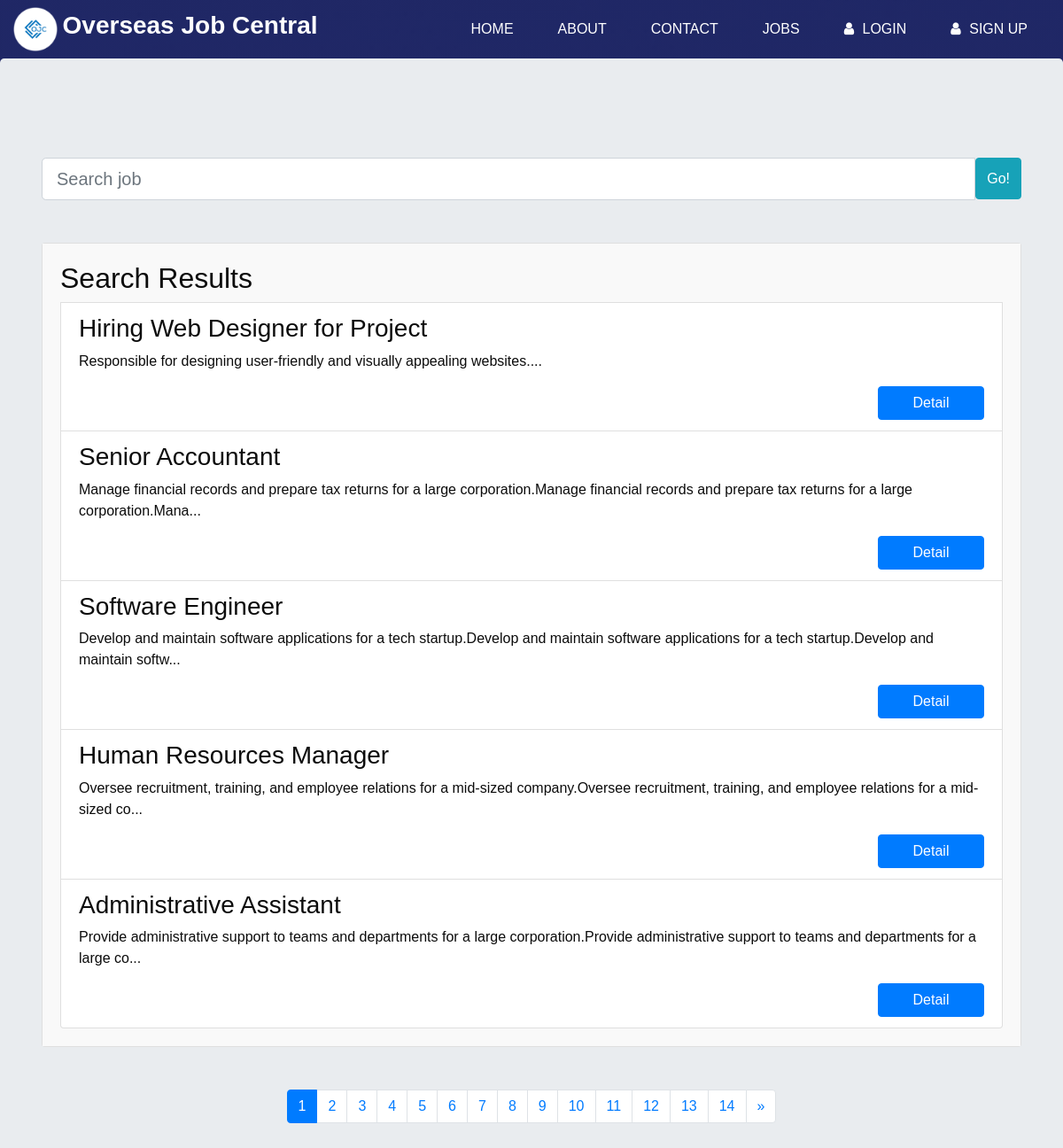
Page /jobs/search.php on the earlier database version.
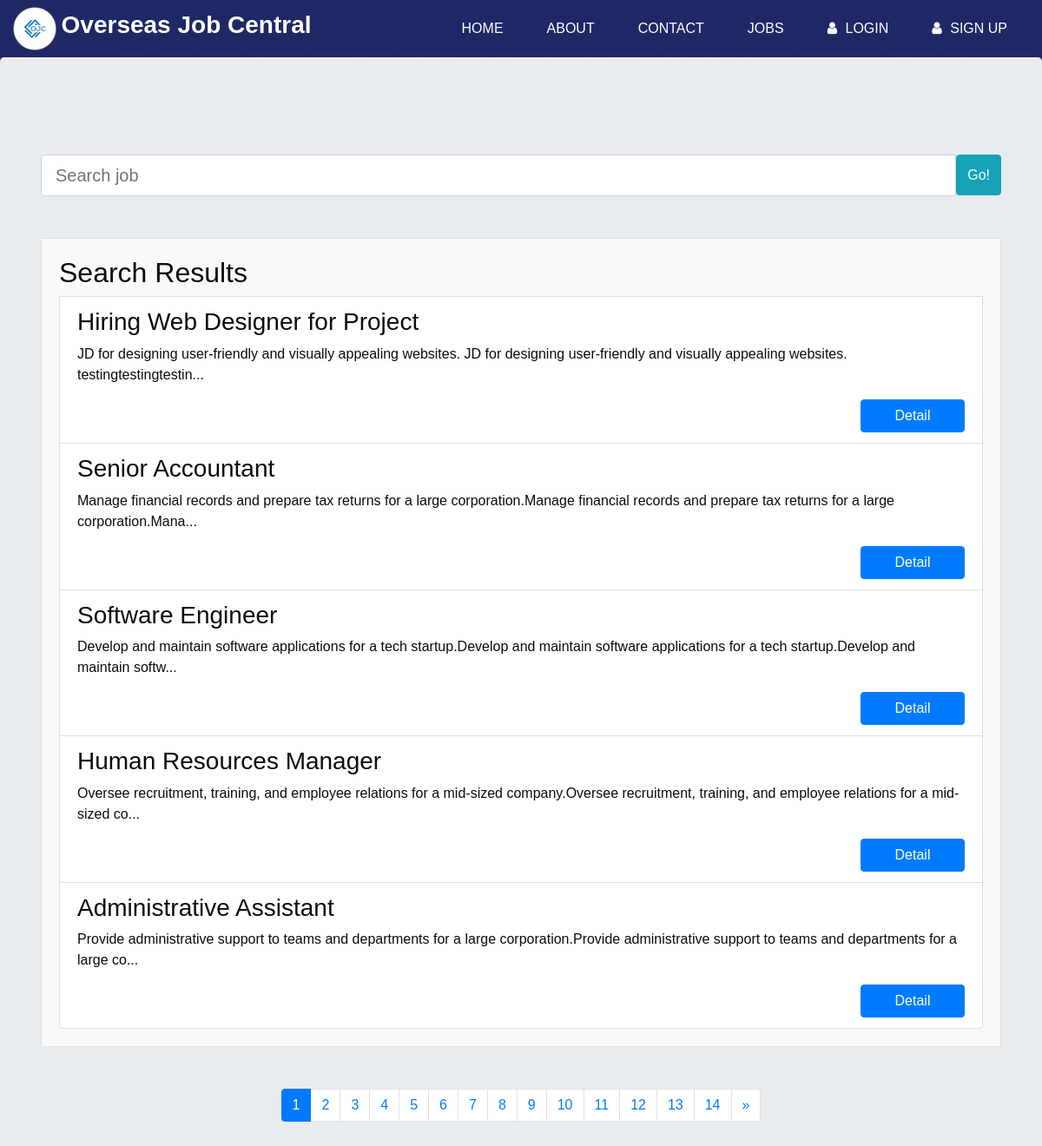
Same page on the later database version.
### tables this page shows
CREATE TABLE `jobs` (
  `id` int(11) NOT NULL,
  `job_title` varchar(100) NOT NULL,
  `job_desc` text NOT NULL,
  `responsibilities` text DEFAULT NULL,
  `experience` text DEFAULT NULL,
  `skills` text DEFAULT NULL,
  `requirements` text DEFAULT NULL,
  `salary` varchar(50) DEFAULT NULL,
  `job_location` varchar(100) NOT NULL,
  `employer` varchar(50) NOT NULL,
  `employer_id` int(100) NOT NULL,
  `status` int(10) DEFAULT NULL,
  `created_at` timestamp NOT NULL DEFAULT current_timestamp(),
  `updated_at` timestamp NULL DEFAULT NULL,
  `deleted_at` timestamp NULL DEFAULT NULL
);

### jobs/search.php (the view, shortened to what this page needs)
<?php
$db = new Database();
$conn = $db->getConnection();
$searchQuery = $_GET['q'];
$limit = 5;
$page = isset($_GET['page']) ? $_GET['page'] : 1;
$offset = ($page - 1) * $limit;
$sql = "SELECT * FROM jobs WHERE id = '$searchQuery' OR job_title LIKE '%$searchQuery%' LIMIT $offset, $limit";
$results = $conn->query($sql);
$sqlTotal = "SELECT COUNT(*) as total FROM jobs WHERE job_title LIKE '%$searchQuery%' ";
$resultTotal = $conn->query($sqlTotal);
$totalRows = $resultTotal->fetch_assoc()['total'];
$totalPages = ceil($totalRows / 5);
?>
<?php include '../includes/head.php'; ?>
<body style="background-image: linear-gradient(to right, #1f2766, #1f2766);">
<?php include '../includes/nav.php'; ?>
<div class="jumbotron" style="margin-left: 0px;">
<section class="mt-5 mb-5">
  <div class="container">
    <div class="row">
      <div class="col-md-12">
        <div class="input-group input-group-lg">
          <input type="text" id="searchBar" class="form-control" placeholder="Search job">
          <span class="input-group-btn">
            <button id="searchBtn" type="button" class="btn btn-info" onclick="searchBar()">Go!</button>
          </span>
        </div>
      </div>
    </div>
  </div>
</section>
<section class="container">
  <div class="card">
    <div class="card-body">
      <h2>Search Results</h2>
      <ul class="list-group">
        <?php if ($results->num_rows > 0): ?>
          <?php while ($result = mysqli_fetch_array($results)): ?>
            <a href="detail.php?id=<?= $result['id']; ?>" class="job-listing-link">
            <li class="list-group-item">
                <h3><?= $result['job_title']; ?></h3>
                <p><?= substr($result['job_desc'], 0, 150); ?>...</p>
                <a href="detail.php?id=<?= $result['id']; ?>" class="btn btn-primary btn-jobs">Detail</a>
                </li>
            </a>
          <?php endwhile; ?>
        <?php else: ?>
          <p>No search results found.</p>
        <?php endif; ?>
      </ul>
    </div>
  </div>
</section>
<section class="container mt-5">
  <nav aria-label="Page navigation">
    <ul class="pagination justify-content-center">
      <?php for ($i = 1; $i <= $totalPages; $i++): ?>
        <li class="page-item <?= $page == $i ? 'active' : ''; ?>">
          <a class="page-link" href="?q=<?= $searchQuery; ?>&page=<?= $i; ?>"><?= $i; ?></a>
        </li>
      <?php endfor; ?>
      <?php if ($page < $totalPages): ?>
        <li class="page-item">
          <a class="page-link" href="?q=<?= $searchQuery; ?>&page=<?= $page + 1; ?>" aria-label="Next">
            <span aria-hidden="true">&raquo;</span>
          </a>
        </li>
      <?php endif; ?>
    </ul>
  </nav>
</section>
</div>
</body>
</html>

### includes/head.php (shortened to what this page needs)
<!DOCTYPE html>
<html lang="en">
<head>
  <link rel="stylesheet" type="text/css" href="<?php echo ASSETS_URL; ?>/css/bootstrap.css" />
  <link href="<?php echo ASSETS_URL; ?>/css/font-awesome.min.css" rel="stylesheet" />
  <link rel="stylesheet" href="<?php echo ASSETS_URL; ?>/css/nice-select.min.css" />
  <link href="<?php echo ASSETS_URL; ?>/css/style.css" rel="stylesheet" />
  <link href="<?php echo ASSETS_URL; ?>/css/responsive.css" rel="stylesheet" />
</head>

### includes/nav.php (shortened to what this page needs)
<div class="hero_area">
<header class="header_section">
  <div class="container-fluid">
    <nav class="navbar navbar-expand-lg custom_nav-container ">
      <a class="navbar-brand" href="<?php echo PUBLIC_URL; ?>">
          <img src="../assets/images/ojc-round.png" alt="ojc-round" width="50px" height="50px">
          <span>Overseas Job Central</span>
      </a>
      <div class="collapse navbar-collapse" id="navbarSupportedContent">
          <ul class="navbar-nav  ml-auto">
          <li class="nav-item">
              <a class="nav-link" href="<?php echo PUBLIC_URL; ?>"> Home </a>
          </li>
          <li class="nav-item">
              <a class="nav-link" href="<?php echo PUBLIC_URL; ?>/about.php"> About</a>
          </li>
          <li class="nav-item">
              <a class="nav-link" href="<?php echo PUBLIC_URL; ?>/contact.php"> Contact</a>
          </li>
          <li class="nav-item">
              <a class="nav-link" href="<?php echo JOBS_URL; ?>/jobs.php"> Jobs </a>
          </li>
          <?php if (!isset($_SESSION['user_id'])): ?>
          <li class="nav-item">
              <a class="nav-link" href="<?php echo AUTH_URL; ?>/login.php">
              <i class="fa fa-user" aria-hidden="true"></i>
              <span>
                  Login
              </span>
              </a>
          </li>
          <li class="nav-item">
              <a class="nav-link" href="<?php echo AUTH_URL; ?>/register.php">
              <i class="fa fa-user" aria-hidden="true"></i>
              <span>
                  Sign Up
              </span>
              </a>
          </li>
        <?php endif; ?>
          </ul>
      </div>
    </nav>
  </div>
</header>

### assets/css/style.css (style rules this page uses)
body { font-family: 'Poppins', sans-serif; color: #0c0c0c; background-color: #ffffff; overflow-x: hidden; }
a, a:hover, a:focus { text-decoration: none; }
.btn, .btn:focus { outline: none !important; -webkit-box-shadow: none; box-shadow: none; }
.hero_area, .hero_area_auth { position: relative; display: -webkit-box; display: -moz-box; display: -ms-flexbox; display: flex; -webkit-box-orient: vertical; -webkit-box-direction: normal; -moz-box-orient: vertical; -moz-box-direction: normal; -ms-flex-direction: column; flex-direction: column; background-image: -webkit-gradient(linear, left top, right top, from(rgba(8, 19, 92, 0.9)), to(rgba(8, 19, 92, 0.9))), url(../images/slider-bg2.jpg); background-image: -webkit-linear-gradient(left, rgba(8, 19, 92, 0.9), rgba(8, 19, 92, 0.9)), url(../images/slider-bg2.jpg); background-image: -moz-linear-gradient(left, rgba(8, 19, 92, 0.9), rgba(8, 19, 92, 0.9)), url(../images/slider-bg2.jpg); background-image: -o-linear-gradient(left, rgba(8, 19, 92, 0.9), rgba(8, 19, 92, 0.9)), url(../images/slider-bg2.jpg); background-image: linear-gradient(to right, rgba(8, 19, 92, 0.9), rgba(8, 19, 92, 0.9)), url(../images/slider-bg2.jpg); background-size: cover; }
.hero_area { height: 100vh; }
.header_section { padding: 3px 0; }
.navbar-brand { margin: 0; }
.navbar-brand span { font-size: 28px; font-weight: bold; color: #ffffff; }
.custom_nav-container { padding: 0; }
.custom_nav-container .navbar-nav { -webkit-box-align: center; -moz-box-align: center; -ms-flex-align: center; align-items: center; }
.custom_nav-container .navbar-nav .nav-item .nav-link { padding: 10px 25px; color: #ffffff; text-align: center; text-transform: uppercase; }
.custom_nav-container .navbar-nav .nav-item .nav-link span { margin-left: 5px; }
#searchBtn { height: calc(100% - 1px); }
.job-listing-link { display: block; width: 100%; height: 100%; text-decoration: none; color: inherit; }
.btn-jobs { width: 120px; float: right; }
.card-body { background-color: #f9f9f9; }
.card { flex: 1; display: flex; flex-direction: column; }
.card-body { flex: 1; overflow-y: auto; }

### assets/css/responsive.css (style rules this page uses)
@media (min-width: 1200px) { .container { max-width: 1170px; } }

Differences in the rows shown:
changed jobs "Hiring Web Designer for Project": job_desc "Responsible for designing user-friendly and visually appealing websites." → "JD for designing user-friendly and visually appealing websites. JD for designing user-friendly and visually appealing websites. testingtestingtestin"
